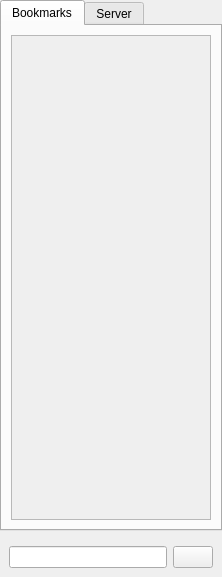
<?xml version="1.0" encoding="UTF-8"?>
<ui version="4.0">
 <class>QQTotozManager</class>
 <widget class="QDockWidget" name="QQTotozManager">
  <property name="geometry">
   <rect>
    <x>0</x>
    <y>0</y>
    <width>220</width>
    <height>577</height>
   </rect>
  </property>
  <property name="sizePolicy">
   <sizepolicy hsizetype="Minimum" vsizetype="Preferred">
    <horstretch>220</horstretch>
    <verstretch>0</verstretch>
   </sizepolicy>
  </property>
  <property name="minimumSize">
   <size>
    <width>220</width>
    <height>182</height>
   </size>
  </property>
  <property name="allowedAreas">
   <set>Qt::LeftDockWidgetArea|Qt::RightDockWidgetArea</set>
  </property>
  <property name="windowTitle">
   <string>Totoz Manager</string>
  </property>
  <widget class="QWidget" name="dockWidgetContents">
   <property name="sizePolicy">
    <sizepolicy hsizetype="Minimum" vsizetype="Preferred">
     <horstretch>0</horstretch>
     <verstretch>0</verstretch>
    </sizepolicy>
   </property>
   <layout class="QVBoxLayout" name="verticalLayout">
    <property name="margin">
     <number>0</number>
    </property>
    <item>
     <widget class="QTabWidget" name="qqTMTabWidget">
      <property name="sizePolicy">
       <sizepolicy hsizetype="Minimum" vsizetype="Expanding">
        <horstretch>0</horstretch>
        <verstretch>0</verstretch>
       </sizepolicy>
      </property>
      <property name="currentIndex">
       <number>0</number>
      </property>
      <widget class="QWidget" name="bookmarksWidget">
       <attribute name="title">
        <string>Bookmarks</string>
       </attribute>
       <layout class="QHBoxLayout" name="horizontalLayout_2">
        <item>
         <widget class="QScrollArea" name="bookmarkScrollArea">
          <property name="sizePolicy">
           <sizepolicy hsizetype="Minimum" vsizetype="Expanding">
            <horstretch>0</horstretch>
            <verstretch>0</verstretch>
           </sizepolicy>
          </property>
          <property name="minimumSize">
           <size>
            <width>200</width>
            <height>0</height>
           </size>
          </property>
          <property name="widgetResizable">
           <bool>true</bool>
          </property>
          <widget class="QWidget" name="bookmSAWidgetContents">
           <property name="geometry">
            <rect>
             <x>0</x>
             <y>0</y>
             <width>198</width>
             <height>476</height>
            </rect>
           </property>
          </widget>
         </widget>
        </item>
       </layout>
      </widget>
      <widget class="QWidget" name="serverWidget">
       <attribute name="title">
        <string>Server</string>
       </attribute>
       <layout class="QHBoxLayout" name="horizontalLayout_3">
        <item>
         <widget class="QScrollArea" name="serverScrollArea">
          <property name="sizePolicy">
           <sizepolicy hsizetype="Minimum" vsizetype="Expanding">
            <horstretch>0</horstretch>
            <verstretch>0</verstretch>
           </sizepolicy>
          </property>
          <property name="minimumSize">
           <size>
            <width>200</width>
            <height>0</height>
           </size>
          </property>
          <property name="widgetResizable">
           <bool>true</bool>
          </property>
          <widget class="QWidget" name="serverScrollAreaContents">
           <property name="geometry">
            <rect>
             <x>0</x>
             <y>0</y>
             <width>194</width>
             <height>16</height>
            </rect>
           </property>
          </widget>
         </widget>
        </item>
       </layout>
      </widget>
     </widget>
    </item>
    <item>
     <widget class="QWidget" name="widget" native="true">
      <layout class="QHBoxLayout" name="horizontalLayout">
       <item>
        <widget class="QLineEdit" name="searchLineEdit"/>
       </item>
       <item>
        <widget class="QPushButton" name="cancelSearchButton">
         <property name="text">
          <string/>
         </property>
         <property name="icon">
          <iconset resource="../rc/quteqoin_img.qrc">
           <normaloff>:/img/delete-icon.png</normaloff>:/img/delete-icon.png</iconset>
         </property>
        </widget>
       </item>
      </layout>
     </widget>
    </item>
   </layout>
  </widget>
 </widget>
 <resources>
  <include location="../rc/quteqoin_img.qrc"/>
 </resources>
 <connections/>
</ui>
